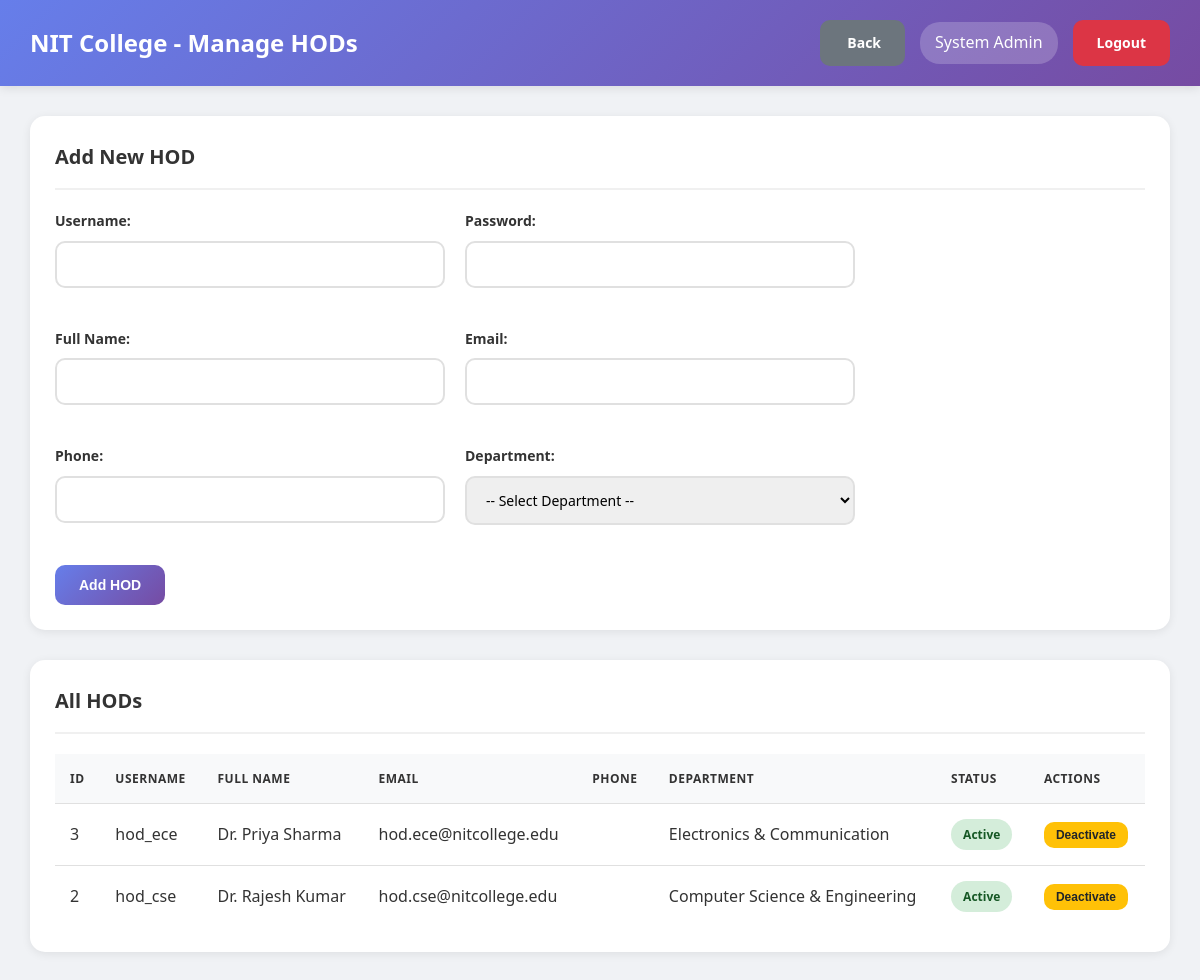
Page /admin/manage_hod.php (signed in) on the committed database.
### tables this page shows
CREATE TABLE users (
    id INT AUTO_INCREMENT PRIMARY KEY,
    username VARCHAR(50) UNIQUE NOT NULL,
    password VARCHAR(255) NOT NULL,
    full_name VARCHAR(100) NOT NULL,
    email VARCHAR(100) UNIQUE NOT NULL,
    phone VARCHAR(15),
    role ENUM('admin', 'hod', 'teacher') NOT NULL,
    department_id INT DEFAULT NULL,
    is_active TINYINT(1) DEFAULT 1,
    created_at TIMESTAMP DEFAULT CURRENT_TIMESTAMP,
    FOREIGN KEY (department_id) REFERENCES departments(id) ON DELETE SET NULL
);

CREATE TABLE departments (
    id INT AUTO_INCREMENT PRIMARY KEY,
    dept_name VARCHAR(100) NOT NULL,
    dept_code VARCHAR(20) UNIQUE NOT NULL,
    hod_id INT DEFAULT NULL,
    created_at TIMESTAMP DEFAULT CURRENT_TIMESTAMP
);

### db.php (called while the page is built, shortened)
<?php
$conn = new mysqli(DB_HOST, DB_USER, DB_PASS, DB_NAME);
$conn->set_charset("utf8mb4");
$conn->query("SET time_zone = '+05:30'");
function isLoggedIn() {
    return isset($_SESSION['user_id']) && isset($_SESSION['role']);
}
function getCurrentUser() {
    global $conn;
    $user_id = $_SESSION['user_id'];
    $role = $_SESSION['role'];
    if ($role === 'student') {
        $query = "SELECT * FROM students WHERE id = ?";
    } elseif ($role === 'parent') {
        $query = "SELECT * FROM parents WHERE id = ?";
    } else {
        $query = "SELECT * FROM users WHERE id = ?";
    }
    $stmt = $conn->prepare($query);
    $stmt->bind_param("i", $user_id);
    $stmt->execute();
    $result = $stmt->get_result();
    return $result->fetch_assoc();
}
?>

### admin/manage_hod.php (the view, shortened to what this page needs)
<?php
require_once '../db.php';
$user = getCurrentUser();
$hods_query = "SELECT u.*, d.dept_name
               FROM users u
               LEFT JOIN departments d ON u.department_id = d.id
               WHERE u.role = 'hod'
               ORDER BY u.full_name";
$hods = $conn->query($hods_query);
?>
<!DOCTYPE html>
<html lang="en">
<head>
    <link rel="stylesheet" href="../assets/style.css">
</head>
<body class="dashboard-container">
    <nav class="navbar">
        <div>
            <h1> NIT College - Manage HODs</h1>
        </div>
        <div class="user-info">
            <a href="index.php" class="btn btn-secondary"> Back</a>
            <span> <?php echo htmlspecialchars($user['full_name']); ?></span>
            <a href="../logout.php" class="btn btn-danger"> Logout</a>
        </div>
    </nav>
    <div class="main-content">
        <div class="table-container" style="margin-bottom: 30px;">
            <h3>Add New HOD</h3>
            <form method="POST" style="max-width: 800px; display: grid; grid-template-columns: 1fr 1fr; gap: 20px;">
                <div class="form-group">
                    <label>Username:</label>
                    <input type="text" name="username" required>
                </div>
                <div class="form-group">
                    <label>Password:</label>
                    <input type="password" name="password" required>
                </div>
                <div class="form-group">
                    <label>Full Name:</label>
                    <input type="text" name="full_name" required>
                </div>
                <div class="form-group">
                    <label>Email:</label>
                    <input type="email" name="email" required>
                </div>
                <div class="form-group">
                    <label>Phone:</label>
                    <input type="text" name="phone" required>
                </div>
                <div class="form-group">
                    <label>Department:</label>
                    <select name="department_id" required>
                        <option value="">-- Select Department --</option>
                    </select>
                </div>
                <div style="grid-column: 1 / -1;">
                    <button type="submit" name="add_hod" class="btn btn-primary">Add HOD</button>
                </div>
            </form>
        </div>
        <div class="table-container">
            <h3> All HODs</h3>
            <table>
                <thead>
                    <tr>
                        <th>ID</th>
                        <th>Username</th>
                        <th>Full Name</th>
                        <th>Email</th>
                        <th>Phone</th>
                        <th>Department</th>
                        <th>Status</th>
                        <th>Actions</th>
                    </tr>
                </thead>
                <tbody>
                    <?php while ($hod = $hods->fetch_assoc()): ?>
                    <tr>
                        <td><?php echo $hod['id']; ?></td>
                        <td><?php echo htmlspecialchars($hod['username']); ?></td>
                        <td><?php echo htmlspecialchars($hod['full_name']); ?></td>
                        <td><?php echo htmlspecialchars($hod['email']); ?></td>
                        <td><?php echo htmlspecialchars($hod['phone']); ?></td>
                        <td><?php echo htmlspecialchars($hod['dept_name'] ?? 'Not Assigned'); ?></td>
                        <td>
                            <?php if ($hod['is_active']): ?>
                                <span class="badge badge-success">Active</span>
                            <?php else: ?>
                                <span class="badge badge-danger">Inactive</span>
                            <?php endif; ?>
                        </td>
                        <td>
                            <form method="POST" style="display:inline;">
                                <button type="submit" name="toggle_status" class="btn btn-warning btn-sm">
                                    <?php echo $hod['is_active'] ? 'Deactivate' : 'Activate'; ?>
                                </button>
                            </form>
                        </td>
                    </tr>
                    <?php endwhile; ?>
                </tbody>
            </table>
        </div>
    </div>
</body>
</html>

### assets/style.css (style rules this page uses)
* { margin: 0; padding: 0; box-sizing: border-box; }
body { font-family: 'Segoe UI', Tahoma, Geneva, Verdana, sans-serif; background: #f0f2f5; color: #333; line-height: 1.6; }
.form-group { margin-bottom: 20px; }
.form-group label { display: block; margin-bottom: 8px; color: #333; font-weight: 600; font-size: 14px; }
.form-group input, .form-group select, .form-group textarea { width: 100%; padding: 12px 15px; border: 2px solid #e0e0e0; border-radius: 10px; font-size: 14px; transition: all 0.3s ease; font-family: inherit; }
.btn { padding: 12px 24px; border: none; border-radius: 10px; font-size: 14px; font-weight: 600; cursor: pointer; transition: all 0.3s ease; text-decoration: none; display: inline-block; text-align: center; }
.btn-primary { background: linear-gradient(135deg, #667eea 0%, #764ba2 100%); color: white; }
.btn-danger { background: #dc3545; color: white; }
.btn-warning { background: #ffc107; color: #212529; }
.btn-secondary { background: #6c757d; color: white; }
.btn-sm { padding: 6px 12px; font-size: 12px; }
.dashboard-container { background: #f0f2f5; min-height: 100vh; }
.navbar { background: linear-gradient(135deg, #667eea 0%, #764ba2 100%); color: white; padding: 20px 30px; display: flex; justify-content: space-between; align-items: center; box-shadow: 0 2px 10px rgba(0, 0, 0, 0.1); position: sticky; top: 0; z-index: 100; }
.navbar h1 { font-size: 24px; font-weight: 600; }
.navbar .user-info { display: flex; align-items: center; gap: 15px; }
.navbar .user-info span { background: rgba(255, 255, 255, 0.2); padding: 8px 15px; border-radius: 20px; }
.main-content { padding: 30px; max-width: 1400px; margin: 0 auto; }
.main-content h3 { margin-bottom: 20px; color: #333; font-size: 20px; }
.table-container { background: white; border-radius: 15px; padding: 25px; box-shadow: 0 2px 10px rgba(0, 0, 0, 0.08); overflow-x: auto; margin-bottom: 30px; }
.table-container h3 { margin-bottom: 20px; color: #333; font-size: 20px; padding-bottom: 15px; border-bottom: 2px solid #f0f0f0; }
table { width: 100%; border-collapse: collapse; }
table thead { background: #f8f9fa; }
table th, table td { padding: 15px; text-align: left; border-bottom: 1px solid #e0e0e0; }
table th { font-weight: 600; color: #333; text-transform: uppercase; font-size: 12px; letter-spacing: 0.5px; }
table tr:last-child td { border-bottom: none; }
.badge { padding: 6px 12px; border-radius: 20px; font-size: 12px; font-weight: 600; display: inline-block; }
.badge-success { background: #d4edda; color: #155724; }

### rows in the picture
users: full_name "System Admin"
users: id "3", username "hod_ece", full_name "Dr. Priya Sharma", email "hod.ece@nitcollege.edu", department.dept_name "Electronics & Communication", is_active "Active"
users: id "2", username "hod_cse", full_name "Dr. Rajesh Kumar", email "hod.cse@nitcollege.edu", department.dept_name "Computer Science & Engineering", is_active "Active"
